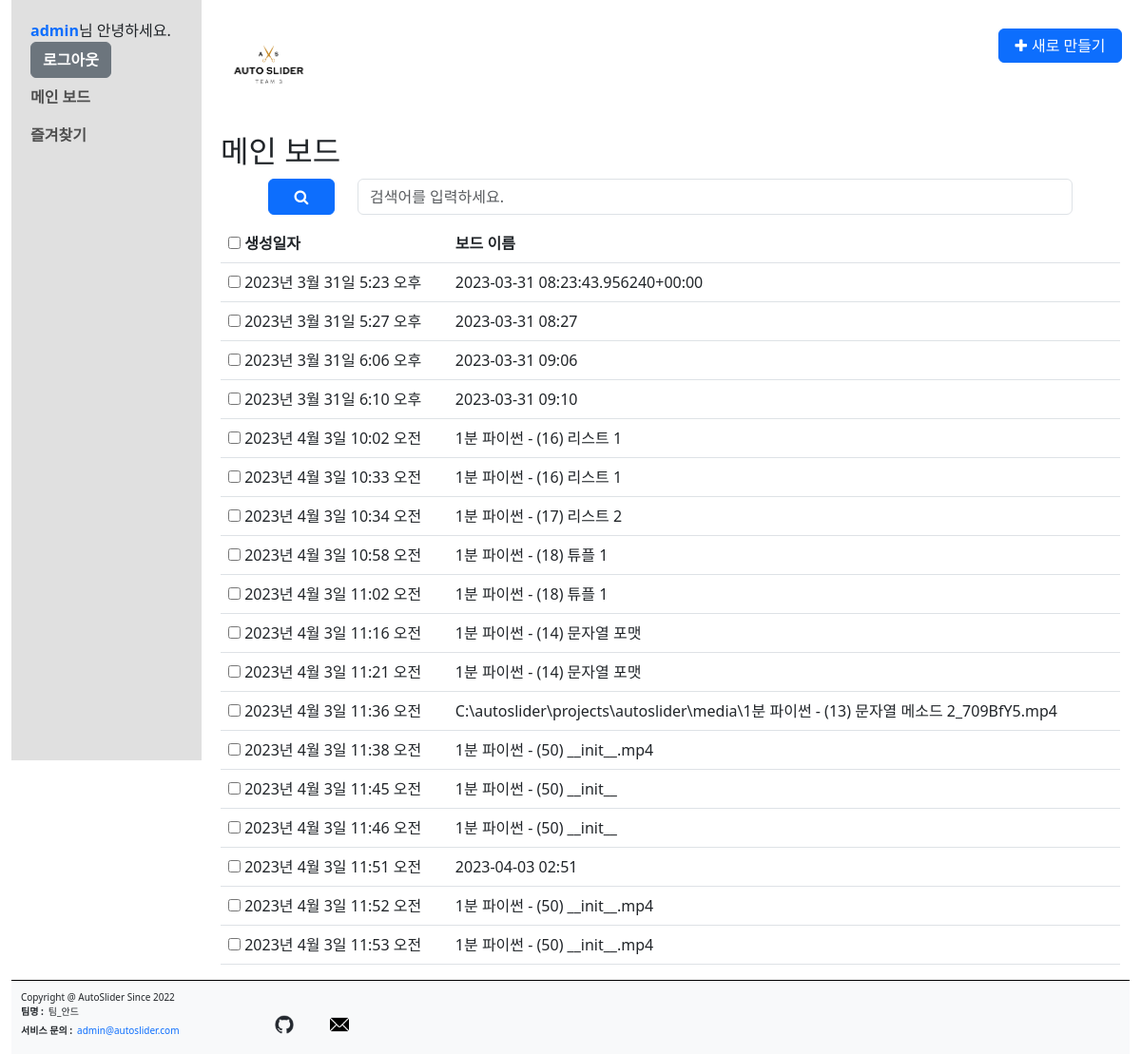
The page /list/ (signed in) on the database its author committed.
### common/models.py (models this page shows, shortened)
class CustomUser(AbstractUser):
    nickname = models.CharField(max_length=20, default='')
    phone_regex = RegexValidator(regex=r'^01([0|1|6|7|8|9])-?([0-9]{3,4})-?([0-9]{4})$') # 정규식 011-123-4567 혹은 010-1234-5678 기준
    phone = models.CharField(validators=[phone_regex], max_length=13, unique=True, verbose_name='phone', null=False, blank=False) # 010-1234-5678 기준 갯수
    USERNAME_FIELD = 'username'
    REQUIRED_FIELDS = ['phone', 'nickname', 'email']
    first_name = None
    last_name = None

### boards/models.py (models this page shows, shortened)
class Board(models.Model):
    input_type_choices = [
        ('input_text', '텍스트 요약'),
        ('input_youtube', 'Youtube 영상 링크 입력'),
        ('input_video', '영상 파일 업로드')
    ]
    title = models.TextField(blank=True)
    input_type = models.TextField(choices=input_type_choices, null=True)
    input_text = models.TextField(blank=True, null=True)
    input_youtube = models.TextField(blank=True, null=True)
    input_video = models.FileField(upload_to='videos/', blank=True, null=True)
    total_text = models.TextField(blank=True, null=True)
    summary_text = models.TextField(blank=True, null=True)
    timeline_text = models.TextField(blank=True, null=True)
    note = models.TextField(blank=True, null=True)
    user_id = models.ForeignKey(CustomUser, on_delete=models.CASCADE)
    favorite = models.BooleanField(default=False)
    created_at = models.DateTimeField(auto_now_add=True)
    updated_at = models.DateTimeField(auto_now=True)

### boards/views.py (the view)
# urls.py: path('list/', views.BoardListView.as_view(), name='board_list'),  # board_list 기본 & 목록
class BoardListView(LoginRequiredMixin, ListView):  # LoginRequiredMixin을 상속받아 로그인한 사용자만 접근할 수 있도록 설정
    model = Board
    template_name = 'boards/board_list.html'
    paginate_by = 10
    def get_queryset(self):
        query = self.request.GET.get('q')
        if query:
            return Board.objects.filter(
                Q(title__icontains=query) | Q(note__icontains=query) | Q(total_text__icontains=query) | Q(summary_text__icontains=query),
                user_id=self.request.user.id
            )
        else:
            return Board.objects.filter(user_id=self.request.user.id)
    def get_context_data(self, **kwargs):
        context = super().get_context_data(**kwargs)
        context['board_list'] = self.get_queryset()
        return context

### templates/boards/board_list.html (shortened to what this page needs)
{% extends "base.html" %}
{% block content %}
{% load static %}
{% include "navbar.html" %}
<section class="board_list container-fluid">
{% if  request.resolver_match.url_name == 'board_list' %}
  <h2>메인 보드</h2>
  <div class="searchSection">
    <form method="get" action="{% url 'boards:board_list' %}">
      <div class="form-group row">
        <div class="col btnarea">
          <button type="submit" class="btn btn-primary"><strong class="fa fa-search"><span class="modal hide">검색</span></strong></button>
        </div>
        <div class="col searcharea">
            <input type="text" name="q" class="form-control" placeholder="검색어를 입력하세요." value="{{ q }}">
        </div>
      </div>
    </form>
  </div>
  <div class="list_result">
    {% if board_list %}
      <div class="table-responsive">
        <table class="table table-hover">
          <thead>
            <tr>
              <th>
                <input type="checkbox" id="boards_all" name="board_ids" value="{{ board_list.all.0.id }}-{{ board_list.all.last.id }}">
                <label for="boards_all"><strong>생성일자</strong></label>
              </th>
              <th>
                <strong>보드 이름</strong>
              </th>
            </tr>
          </thead>
          <tbody>
          {% for board in board_list %}
            <tr>
              <td>
                <input type="checkbox" id="{{ board.id }}" name="board_ids" value="{{ board.id }}">
                <label for="{{ board.id }}">{{ board.created_at }}</label>
              </td>
              <td>
                <p class="board_tit">{{ board.title }}</p>
              </td>
            </tr>
          {% endfor %}
          </tbody>
        </table>
      </div>
      {% else %}
      <p class="no_result">목록이 없습니다.</p>
    {% endif %}
  </div>
{% endif %}
</section>
<footer class="footer bg-light">
  <div class="rows">
      <div class="rights">
          <p class="copyright">Copyright @ AutoSlider Since 2022</p>
      </div>
      <ul class="info">
          <li><strong>팀명 :</strong>팀_안드</li>
          <li><strong>서비스 문의 :</strong><a href="mailto:admin@autoslider.com" class="mailto">admin@autoslider.com</a></li>
      </ul>
      <ul class="links">
          <li><a class="btn btn-outline-light btn-floating m-1" href="https://github.com/AutoSlider/total" target="_blank" role="button"><img src="{% static '../../img/icons/png/github-mark.png' %}" alt="gitHub linke"></a></li>
          <li><a href="#" target="_blank"><a class="btn btn-outline-light btn-floating m-1" href="mailto:admin@autoslider.com" target="_blank" role="button"><img src="{% static '../../img/icons/png/email.png' %}" alt="mail"></a></li>
      </ul>
  </div>
</footer>
{% endblock %}

### templates/base.html (shortened to what this page needs)
{% load static %}
<!DOCTYPE html>
<html lang="ko">
    <head>
        <link href="https://cdn.jsdelivr.net/npm/bootstrap@5.3.0-alpha2/dist/css/bootstrap.min.css" rel="stylesheet">
        <link rel="stylesheet" href="https://cdnjs.cloudflare.com/ajax/libs/font-awesome/4.7.0/css/font-awesome.min.css">
        <link rel="stylesheet" type="text/css" href="{% static 'css/style.css' %}">
    </head>
    <body>
        <section class="base container-fluid">
            {% block content %}
            {% endblock %}
        </section>
    </body>
</html>

### templates/navbar.html
{% load static %}
<header class="header">
  <h1 class="logo"><img src="{% static 'img/autoslider_logo.png' %}" alt="logo"></h1>
  <ul class="btnarea">
    {% if request.resolver_match.url_name is None or request.resolver_match.url_name == 'board_list' or request.resolver_match.url_name == 'favorite_board_list' %}
      <li><button id="newBoardBtn" class="btn btn-primary"><strong class="fa fa-plus" data-toggle="modal" data-target="newBoardModal"><span>새로 만들기</span></strong></button></li>
    {% endif %}
  </ul>
</header>
<nav class="navigation navbar navbar-nav">
    <ul class="navbar-nav">
      <li class="nav-item"><a href="{% url 'common:profile' %}">{{ user.nickname }}</a>님 안녕하세요.</li>
      <li class="nav-item"><a href="{% url 'common:logout' %}" class="btn btn-secondary">로그아웃</a></li>
      <li class="nav-item"><a href="{% url 'boards:board_list' %}" class="nav-link" >메인 보드</a></li>
      <li class="nav-item"><a href="{% url 'boards:favorite_board_list' %}" class="nav-link" >즐겨찾기</a></li>
    </ul>
</nav>

### static/css/style.css (style rules this page uses)
html, body, h1, h2, h3, h4, h5, h6, dl, dt, dd, ol, ul, li, div, p, strong, span { margin: 0; padding: 0; list-style: none; }
html, body { position: relative; width: 100%; height: 100%; }
a { text-decoration: none; }
table { border-collapse: collapse; border-spacing: 0; }
.base { position: relative; height: 100%; }
.header { height: 140px; padding: 20px 0; margin: 0 0 -140px 220px; }
.header .logo { width: 100px; }
.header .logo img { display: block; width: 100%; }
.header .btnarea { position: absolute; top: 30px; right: 20px; }
.header .btnarea #newBoardBtn { padding: 5px; width: 130px; }
.header #newBoardBtn strong { color: #ffffff; }
.header #newBoardBtn strong span { padding-left: 5px; }
.navigation { position: relative; float: left; width: 200px; height: 100%; padding: 20px 20px 0; z-index:10; background-color: #E0E0E0; align-items : baseline; }
.navbar ul { clear: both; width: 100%; }
.navbar ul li a { font-weight:600; }
.board_list { padding: 140px 10px 0 220px; }
.board_list .searchSection { padding: 10px 50px; }
.board_list .searchSection .btnarea { flex: 0.05 0 0%; }
.board_list .searchSection .btnarea button { width: 70px; }
.footer { clear: both; overflow: hidden; position: relative; width: 100%; padding: 10px; border-top: 1px solid #000; }
.footer .rights { z-index:0; }
.footer .rows { clear: both; float: none; overflow: hidden; position: relative; width: 100%; font-size: 10px; }
.footer .rows ul { float: left; width: 250px; z-index:10; }
.footer .rows ul li { display: block; margin-bottom: 5px; text-align: left; }
.footer .rows ul li strong { padding-right: 5px; }
.footer .rows ul li a img { display: block; width: 20px; }
.footer .rows .links li { display: inline-block; margin: 0 auto; width: 55px; }

### rows shown on the page
CustomUser: nickname "admin"
Board: created_at "2023년 3월 31일 5:23 오후", title "2023-03-31 08:23:43.956240+00:00"
Board: created_at "2023년 3월 31일 5:27 오후", title "2023-03-31 08:27"
Board: created_at "2023년 3월 31일 6:06 오후", title "2023-03-31 09:06"
Board: created_at "2023년 3월 31일 6:10 오후", title "2023-03-31 09:10"
Board: created_at "2023년 4월 3일 10:02 오전", title "1분 파이썬 - (16) 리스트 1"
Board: created_at "2023년 4월 3일 10:33 오전", title "1분 파이썬 - (16) 리스트 1"
Board: created_at "2023년 4월 3일 10:34 오전", title "1분 파이썬 - (17) 리스트 2"
Board: created_at "2023년 4월 3일 10:58 오전", title "1분 파이썬 - (18) 튜플 1"
Board: created_at "2023년 4월 3일 11:02 오전", title "1분 파이썬 - (18) 튜플 1"
Board: created_at "2023년 4월 3일 11:16 오전", title "1분 파이썬 - (14) 문자열 포맷"
Board: created_at "2023년 4월 3일 11:21 오전", title "1분 파이썬 - (14) 문자열 포맷"
Board: created_at "2023년 4월 3일 11:36 오전", title "C:\\autoslider\\projects\\autoslider\\media\\1분 파이썬 - (13) 문자열 메소드 2_709BfY5.mp4"
Board: created_at "2023년 4월 3일 11:38 오전", title "1분 파이썬 - (50) __init__.mp4"
Board: created_at "2023년 4월 3일 11:45 오전", title "1분 파이썬 - (50) __init__"
Board: created_at "2023년 4월 3일 11:46 오전", title "1분 파이썬 - (50) __init__"
Board: created_at "2023년 4월 3일 11:51 오전", title "2023-04-03 02:51"
Board: created_at "2023년 4월 3일 11:52 오전", title "1분 파이썬 - (50) __init__.mp4"
Board: created_at "2023년 4월 3일 11:53 오전", title "1분 파이썬 - (50) __init__.mp4"
